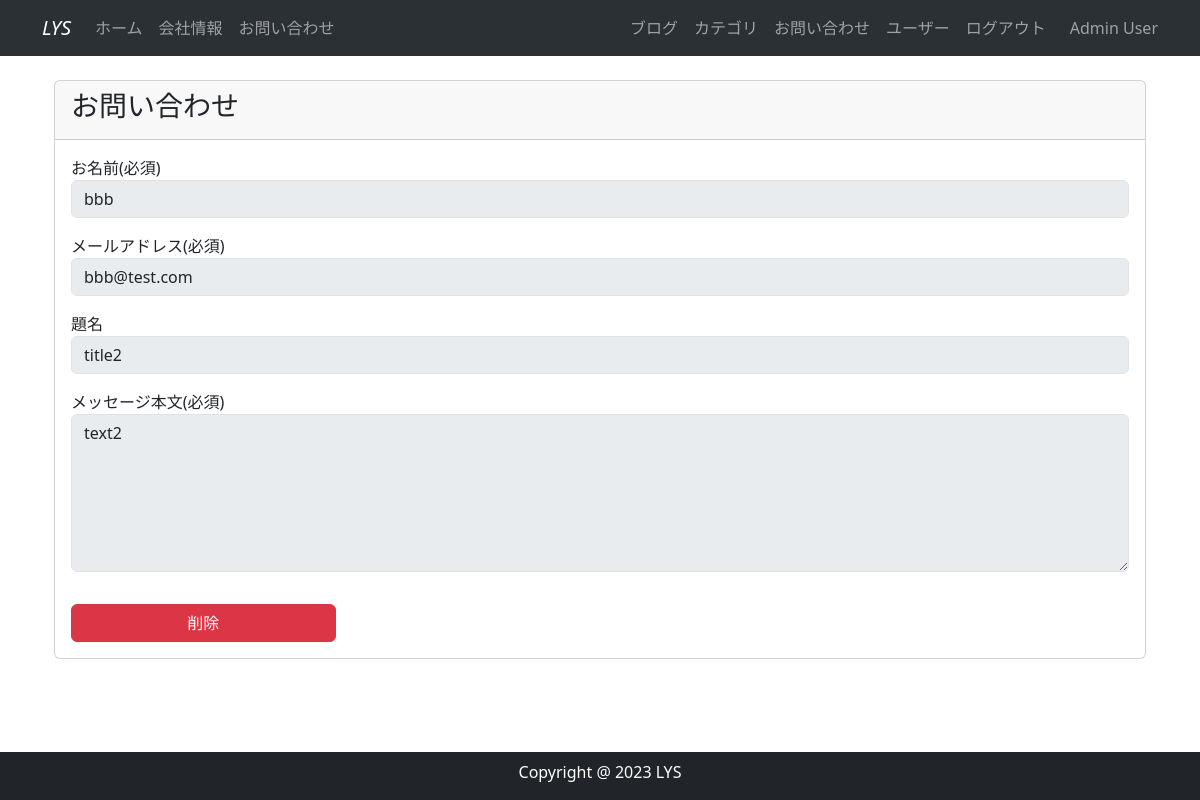
Screenshot of /2/display_inquiry (signed in) with the database file from the repository.
### company_blog/models.py (models this page shows, shortened)
class User(db.Model, UserMixin):   # テーブル(model)を作成※modelクラスがデータベースのテーブルになる(db.Modelを継承して作成)
    __tablename__ = 'users' # テーブル名を指定(これを記述しない場合はクラス名のuserがテーブル名になる)
    id = db.Column(db.Integer, primary_key=True)    # Primary_keyは自動で数字が振られる
    email = db.Column(db.String(64), unique=True, index=True)    # Stringは最大文字数を指定できる
    username = db.Column(db.String(64), unique=True, index=True)
    password_hash = db.Column(db.String(128)) # ハッシュ化=暗号化的なもの(暗号化は元に戻すことが可能だけどハッシュ化はできない)
    administrator = db.Column(db.String(1)) # ←追加した列
    post = db.relationship('BlogPost', backref='author', lazy='dynamic')    # モデル：BlogPostとのリレーションシップを設定【1対多の設定方法】
    @property
    def password(self):
        raise AttributeError('password is not a readable attribute')    # ハッシュ化前のPWを参照しようとすると←のエラーメッセージを表示
    def is_administrator(self):
        if self.administrator == "1":
            return 1
        else:
            return 0

class Inquiry(db.Model):
    __tablename__ = 'inquiry'
    id = db.Column(db.Integer, primary_key=True)
    name = db.Column(db.String(64))
    email = db.Column(db.String(64))
    title = db.Column(db.String(140))
    text = db.Column(db.Text)
    date = db.Column(db.DateTime, default=datetime.now(timezone('Asia/Tokyo')))
    def __repr__(self):
        return f"InquiryId: {self.id}, Name: {self.name}, Text: {self.text} \n"

### company_blog/main/views.py (the view)
@main.route('/<int:inquiry_id>/display_inquiry')
@login_required
def display_inquiry(inquiry_id):
    inquiry = Inquiry.query.get_or_404(inquiry_id)  # get_or_404=PrimaryKeyでの検索が必須
    form = InquiryForm()
    form.name.data = inquiry.name
    form.email.data = inquiry.email
    form.title.data = inquiry.title
    form.text.data = inquiry.text
    print(inquiry)
    return render_template('inquiry.html', form=form, inquiry_id=inquiry_id)

### company_blog/main/forms.py
class InquiryForm(FlaskForm):
    name = StringField('お名前(必須)', validators=[DataRequired()])
    email = StringField('メールアドレス(必須)', validators=[DataRequired(), Email(message='メールアドレスが不正です')])
    title = StringField('題名')
    text = TextAreaField('メッセージ本文(必須)', validators=[DataRequired()])
    submit = SubmitField('送信')

### company_blog/models.py (called while the page is built)
@login_manager.user_loader  # ユーザー認証にかかわる関数を指定
def load_user(user_id):    # 引数にはユーザーを認証する際にユーザーを識別する情報を指定
    with app.app_context():
        return db.session.get(User, user_id)    # useridを元にUserからデータを読み込み、そのユーザーの情報を返す

### company_blog/templates/inquiry.html (shortened to what this page needs)
{% extends "base.html" %}
{% block content %}
    <div class="container my-3">
        <div class="row">
            <div class="col">
                <div class="card">
                    <div class="card-header">
                        <h3>お問い合わせ</h3>
                    </div>
                    <div class="card-body">
                        <form method="post">
                            {% if inquiry_id %}
                            <fieldset disabled>
                            {% endif %}
                            <div class="mb-3">
                                {{ form.name.label(class="form-control-label") }}
                                {{ render_field(form.name, class="form-control") }}
                            </div>
                            <div class="mb-3">
                                {{ form.email.label(class="form-control-label") }}
                                {{ render_field(form.email, class="form-control") }}
                            </div>
                            <div class="mb-3">
                                {{ form.title.label(class="form-control-label") }}
                                {{ render_field(form.title, class="form-control")}}
                            </div>
                            <div class="mb-3">
                                {{ form.text.label(class="form-control-label") }}
                                {{ render_field(form.text, class="form-control", rows="6") }}
                            </div>
                            {% if inquiry_id %}
                                </fieldset>
                                {% if current_user.is_administrator() %}
                                    <div class="col-md-3">
                                        <button type="button" class="btn btn-danger w-100" data-bs-toggle="modal" data-bs-target="#del_modal">削除</button>
                                    </div>
                                {% endif %}
                            {% endif %}
                        </form>
                    </div>
                </div>
            </div>
        </div>
    </div>
{% endblock %}

### company_blog/templates/base.html (shortened to what this page needs)
<!DOCTYPE html>
<html lang="en">
<head>
    <link href="https://cdn.jsdelivr.net/npm/bootstrap@5.3.0/dist/css/bootstrap.min.css" rel="stylesheet">
</head>
<body>
    <nav class="navbar navbar-expand-lg bg-body-tertiary fixed-top" data-bs-theme="dark">
        <div class="container">
          <a class="navbar-brand fst-italic" href="{{url_for('main.index')}}">LYS</a>
          <div class="collapse navbar-collapse" id="navbarSupportedContent">
            <ul class="navbar-nav">
              <li class="nav-item">
                <a class="nav-link {% if request.endpoint == 'main.index' %} active{% endif %}" href="{{url_for('main.index')}}">ホーム</a>
              </li>
              <li class="nav-item">
                <a class="nav-link {% if request.endpoint == 'main.info' %} active{% endif %}" href="{{url_for('main.info')}}">会社情報</a>
              </li>
              <li class="nav-item">
                <a class="nav-link {% if request.endpoint == 'main.inquiry' %} active{% endif %}" href="{{url_for('main.inquiry')}}">お問い合わせ</a>
              </li>
            </ul>
            <br>
            <ul class="navbar-nav ms-auto">
              {% if current_user.is_authenticated %}
                <li class="nav-item">
                    <a class="nav-link {% if request.endpoint == 'main.blog_maintenance' %} active{% endif %}" href="{{url_for('main.blog_maintenance')}}">ブログ</a>
                </li>
                <li class="nav-item">
                    <a class="nav-link {% if request.endpoint == 'main.category_maintenance' %} active{% endif %}" href="{{url_for('main.category_maintenance')}}">カテゴリ</a>
                </li>
                <li class="nav-item">
                    <a class="nav-link {% if request.endpoint == 'main.inquiry_maintenance' %} active{% endif %}" href="{{url_for('main.inquiry_maintenance')}}">お問い合わせ</a>
                </li>
                <li class="nav-item">
                    <a class="nav-link {% if request.endpoint == 'users.user_maintenance' %} active{% endif %}" href="{{url_for('users.user_maintenance')}}">ユーザー</a>
                </li>
                <li class="nav-item">
                    <a class="nav-link" href="{{ url_for('users.logout') }}">ログアウト</a>
                </li>
                <span class="navbar-text ms-3">
                    {{ current_user.username | truncate(10) }}
                </span>
              {% endif %}
            </ul>
          </div>
        </div>
      </nav>
      {% from "_formhelpers.html" import render_field %}
      <div class="container" style="padding-top: 4rem; padding-bottom: 4rem;">
          {% block content %}
          {% endblock %}
      </div>
</body>
<footer id="fotter" class="fotter text-center pt-2 bg-dark fixed-bottom">
    <div class="container">
        <div class="row">
            <div class="col text-white">
                <p>Copyright @ 2023 LYS</p>
            </div>
        </div>
    </div>
</footer>
</html>

### company_blog/templates/_formhelpers.html (shortened to what this page needs)
{% macro render_field(field) %}
{{ field(**kwargs)|safe }}
{% endmacro %}

### rows the page displays
User: username "Admin User"
Inquiry: name "bbb", email "bbb@test.com", title "title2", text "text2"
